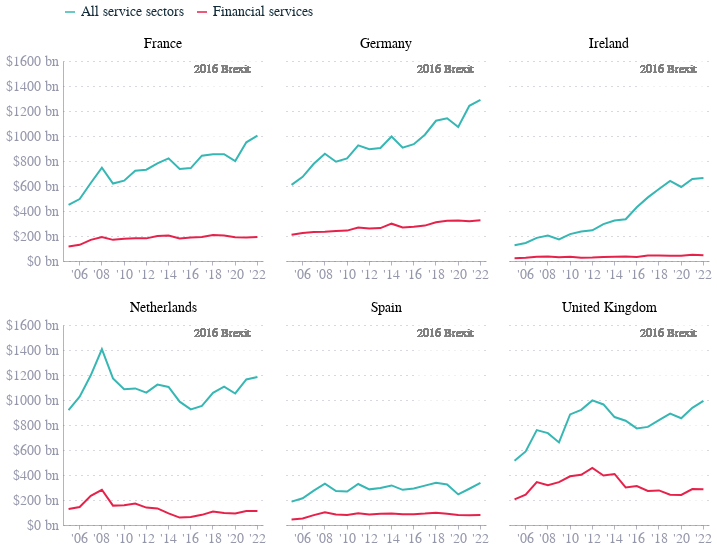

The code cell stored with this chart in its notebook:
### Code cell
# DO TOOLTIPS

base = alt.Chart().add_selection(
    alt.selection_single()
).properties(height=200, width=200)

lines = base.mark_line().encode(
    x=alt.X('year_short', axis=alt.Axis(labelFontSize=14, values=["'06", "'08", "'10", "'12", "'14", "'16", "'18", "'20", "'22"])),
    y=alt.Y('value', axis=alt.Axis(labelExpr='"$" + datum.value + " bn"', labelFontSize=14)),
    color=alt.Color('indicator_name', legend=alt.Legend(labelFontSize=14, orient='top')),
    tooltip=[
        alt.Tooltip('year', title='Year'),
        alt.Tooltip('indicator_name', title='Sector'),
        alt.Tooltip('value', title='Export value (billions USD)', format='$,.0f')
    ]
)

shading = base.mark_rect(
    color='#f6f6f6'
).encode(
    x=alt.datum("'16"),
    x2=alt.datum("'22"),
    fillOpacity=alt.value(0.1)
)

text = base.mark_text(
    align='left',
    dx=3,
    dy=-92,
    color='gray',
    fontSize=12
).encode(
    x=alt.datum("'16"),
    text=alt.value("2016 Brexit")
)

fig_3_chart = alt.layer(shading, lines, text, data=fig_3_input).facet(
    facet=alt.Facet('origin', title=None),
    columns=3
).resolve_scale(x='independent').configure_header(
    titleFontSize=0,
    labelFontSize=14,
)

fig_3_chart

### Figure 1 — Vega-Lite specification as saved in the notebook (floating-point values rounded to 4 significant figures; data arrays with more than 128 entries replaced by an {"elided": "..."} marker saying what was removed)
{"config": {"font": "Circular Std", "text": {"color": "#676A86", "align": "left", "baseline": "middle", "dx": 7, "dy": 0, "fontSize": 11}, "view": {"stroke": null, "continuousWidth": 400, "continuousHeight": 300, "discreteWidth": 400, "discreteHeight": 300}, "range": {"category": ["#36B7B4", "#E6224B", "#F4C245", "#0063AF", "#00A767", "#179FDB", "#EB5C2E"], "diverging": ["#E6224B", "#E54753", "#C9C9C9", "#179FDB", "#122B39"], "heatmap": ["#C9C9C9", "#179FDB", "#0063AF", "#122B39"], "ordinal": ["#00A767", "#36B7B4", "#179FDB", "#0063AF", "#243B5A"]}, "bar": {"color": "#179fdb"}, "line": {"color": "#e6224b"}, "rule": {"color": "#676A86"}, "area": {"opacity": 0.3}, "point": {"filled": true, "size": 80, "color": "#e6224b", "opacity": 0.95}, "geoshape": {"stroke": "white", "strokeWidth": 0.3}, "rect": {"fill": "#d6d4d4", "opacity": 0.3}, "axis": {"labelColor": "#676A86", "labelFontSize": 11, "labelFont": "Circular Std", "labelOpacity": 0.7, "tickColor": "#676A86", "tickOpacity": 0.5, "domainColor": "#676A86", "domainOpacity": 0.5, "gridColor": "#676A86", "gridDash": [2, 2], "gridOpacity": 0.5, "title": null, "titleColor": "#676A86", "titleOpacity": 0.8, "tickSize": 4}, "axisXDiscrete": {"grid": false, "labelAngle": 0, "tickCount": 10, "tickOpacity": 0.5, "title": null}, "axisYDiscrete": {"ticks": false, "labelPadding": 5}, "axisXTemporal": {"grid": false, "ticks": true}, "axisXQuantitative": {"grid": true}, "axisYQuantitative": {"gridColor": "#676A86", "gridDash": [1, 5], "gridOpacity": 0.5, "ticks": false, "labelPadding": 5, "tickCount": 8, "titleAngle": 0, "titleAlign": "left", "titleBaseline": "bottom", "titleX": 0, "titleY": -5}, "title": {"color": "#676A86E6", "subtitleColor": "#676A86", "font": "Circular Std", "subtitleFont": "Circular Std", "anchor": "start", "fontSize": 14, "subtitleFontSize": 12, "subtitlePadding": 4, "offset": 0, "frame": "group"}, "legend": {"titleColor": "#122b39", "title": null, "labelColor": "#122b39", "labelFontSize": 11}, "header": {"labelFontSize": 14, "titleFontSize": 0}}, "data": {"name": "data-2c9ee9f727c114e713b70a824a050543"}, "facet": {"field": "origin", "title": null, "type": "nominal"}, "spec": {"layer": [{"mark": {"type": "rect", "color": "#f6f6f6"}, "encoding": {"fillOpacity": {"value": 0.1}, "x": {"datum": "'16"}, "x2": {"datum": "'22"}}, "name": "view_145"}, {"mark": {"type": "line"}, "encoding": {"color": {"field": "indicator_name", "legend": {"labelFontSize": 14, "orient": "top"}, "type": "nominal"}, "tooltip": [{"field": "year", "title": "Year", "type": "nominal"}, {"field": "indicator_name", "title": "Sector", "type": "nominal"}, {"field": "value", "format": "$,.0f", "title": "Export value (billions USD)", "type": "quantitative"}], "x": {"axis": {"labelFontSize": 14, "values": ["'06", "'08", "'10", "'12", "'14", "'16", "'18", "'20", "'22"]}, "field": "year_short", "type": "nominal"}, "y": {"axis": {"labelExpr": "\"$\" + datum.value + \" bn\"", "labelFontSize": 14}, "field": "value", "type": "quantitative"}}}, {"mark": {"type": "text", "align": "left", "color": "gray", "dx": 3, "dy": -92, "fontSize": 12}, "encoding": {"text": {"value": "2016 Brexit"}, "x": {"datum": "'16"}}}], "height": 200, "width": 200}, "columns": 3, "params": [{"name": "param_59", "select": {"type": "point"}, "views": ["view_145"]}], "resolve": {"scale": {"x": "independent"}}, "$schema": "https://vega.github.io/schema/vega-lite/v5.20.1.json", "datasets": {"data-2c9ee9f727c114e713b70a824a050543": {"elided": "216 records"}}}
